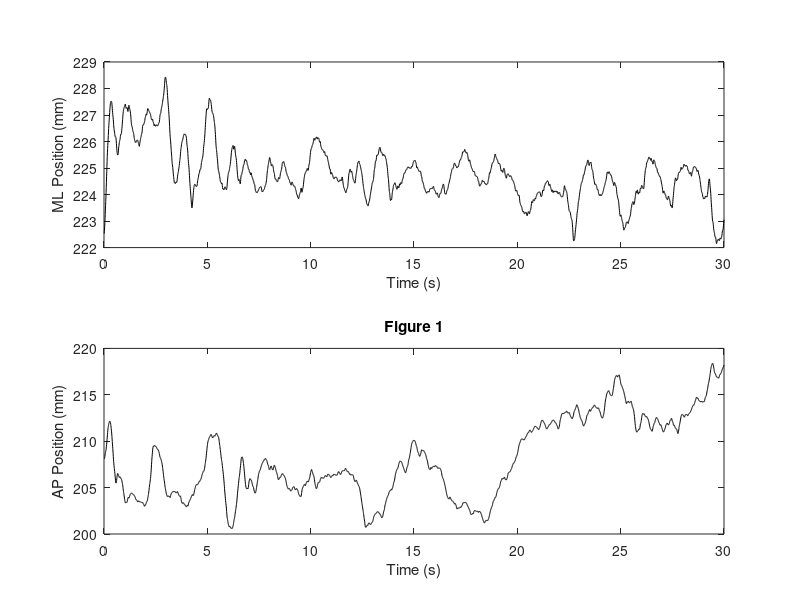
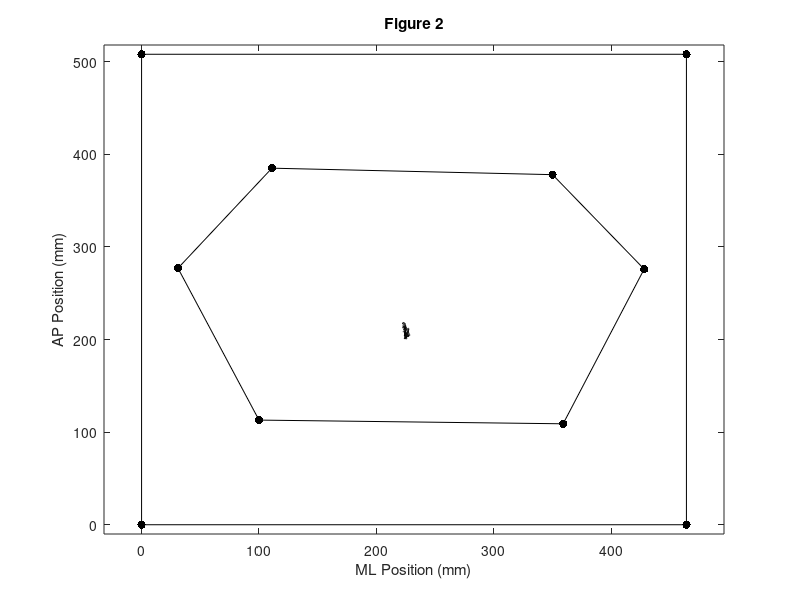

These figures' MATLAB source, in order: (Note: this script raises an error after producing the figures.)
%clear; clc;

%load center-of-pressure and boundary data
load('example_cop.mat');

%CONTENTS OF .MAT FILE ===================================================%
% 30 s of quiet standing collected @ 120 Hz with AMTI OR6-7 Force Platform
% providing the three components of the ground reaction force (Fx, Fy, &
% Fz) and net moment (Mx, My, & Mz).
%
% Center-of-pressure was calculated after filtering the raw forces and
% moments using an 8th order Butterworth, low-pass filter with a cutoff
% frequency of 20 Hz. The force plate dimensions are 464 mm (width) x 508
% mm (length). The force plate origin is located at the bottom right hand
% corner with positive x and y axes extending to the right and forward,
% respectively. Thus, all CoP coordinates are positive and bounded on the
% intervals [0,464] and [0,508] in the ML and AP directions, respectively. 
% 
% For this example the anatomical landmarks selected to define the
% base-of-support were the 2nd phalanx of the Hallux, 5th metatarsal, and
% the most dorsal point of the calcaneus for each foot.
%
% Variables
%   cop_x - center-of-pressure coordinate in the ML direction
%   cop_y - center-of-pressure coordinate in the Ap direction
%   time - time series with dt = 1/samp_rate = 1/120
%   bound_pts - coordinates for the landmarks selected to define the 
%               boundaries of the base-of-support (column 1 = x coordinate,
%               column 2 = y coordinate). The landmarks are in the following
%               order: right toe, right m5, right heel, left heel, left m5,
%               and left toe. ** BOUNDARY LANDMARKS MUST BE ORGANIZED IN
%               CLOCKWISE FASHION, BUT MAY START WITH ANY LANDMARK.
%   fp_pts - coordinates of the corners of the force platform starting with
%            at the top right and moving clockwise (column 1 = x coordinate,
%            column 2 = y coordinate).
% ========================================================================%

%produce plots of the center-ofpressure ==================================%
figure('Color', 'white');
subplot(2,1,1);
plot(time, cop_x, 'k'); %plot ML CoP
xlabel('Time (s)');
ylabel('ML Position (mm)');

subplot(2,1,2);
plot(time, cop_y, 'k'); %plot AP CoP
xlabel('Time (s)');
ylabel('AP Position (mm)');
title('Figure 1');

x_fp = [fp_pts(:,1); fp_pts(1,1)]; %x coordinates to produce force plate outline
y_fp = [fp_pts(:,2); fp_pts(1,2)]; %y coordinates to produce force plate outline

x_bos = [bound_pts(:,1); bound_pts(1,1)]; %x coordinates to produce base-of-support outline
y_bos = [bound_pts(:,2); bound_pts(1,2)]; %y cooridnates to produce base-of-support outline 

figure('Color', 'white');
plot(cop_x, cop_y, 'k'); %plot CoPx versus CoPy
hold on;
plot(x_fp, y_fp, 'k'); %plot force plate outline
scatter(fp_pts(:,1), fp_pts(:,2), 'k', 'filled'); %plot force plate corners
plot(x_bos, y_bos, 'k'); %plot base-of-support outline
scatter(bound_pts(:,1), bound_pts(:,2), 'k', 'filled'); %plot base-of-support corners
hold off;
xlabel('ML Position (mm)');
ylabel('AP Position (mm)');
%axis([(fp_pts(2,1) - 32) (fp_pts(3,1) + 32) (fp_pts(3,2) - 10) (fp_pts(1,2) + 10)]); %square axes
axis([(fp_pts(3,1) - 32) (fp_pts(2,1) + 32) (fp_pts(3,2) - 10) (fp_pts(1,2) + 10)]); %square axes
title('Figure 2');

%Calculate Time-to-Contact ===============================================%

bound_labels = {'F','FR','BR','B','BL','FL'}; %labels for boundaries

samp_rate = 1600; %sampling rate in Hz

method = 1; %1 = Riccio, 2 = Slobounov, 3 = Jerk 

%compute TtC
[ttc, bound_ttc, bound_perc] = timetocontact(cop_x, cop_y, 1/samp_rate, bound_pts, method, bound_labels );

%plot subset of virtual trajectories to check that method is working
ttc_trajectplot(cop_x, cop_y, 1/samp_rate, x_bos, y_bos, ttc, method);

%Plot TtC within base of support
figure('color', 'white');
plot3(cop_x,cop_y,ttc,'k');
grid on;
hold on;
plot3(x_bos, y_bos, zeros(length(x_bos),1),'k');
scatter3(x_bos,y_bos,zeros(length(x_bos),1), 'k','filled');
plot3(x_fp, y_fp, zeros(length(x_fp),1),'k');
scatter3(x_fp,y_fp,zeros(length(x_fp),1), 'k','filled');
set(gca, 'ZTickLabel', num2str(get(gca,'ZTick')','%.1f'));
xlabel('ML CoP (mm)');
ylabel('AP CoP (mm)');
zlabel('Time-to-Contact (s)');
axis([(fp_pts(3,1) - 32) (fp_pts(1,1) + 32) (fp_pts(3,2) - 10) (fp_pts(1,2) + 10)]); %square axes
title('Figure 3');

%Plot TtC time series
figure('color','white');
plot(time, ttc, 'k');
xlabel('Time (s)');
ylabel('Time-To-Contact (s)');
title('Figure 4');

%Plot TtC histogram with log normal fit
fitparm = lognfit(ttc);
logpdf = lognpdf([0:.01:max(ttc)]',fitparm(1),fitparm(2));

figure('color','white');
histogram(ttc,'Normalization','pdf','FaceColor',[50/255 50/255 50/255],'EdgeColor',[0/255 0/255 0/255]);
hold on;
plot([0:.01:max(ttc)]',logpdf,'r');
xlabel('Time-to-Contact (s)');
ylabel('Probability Density');
title('Figure 5');

%Compute TtC to each boundary
[ mean_ttc, med_ttc, min_ttc ] = ttc_bound( bound_ttc, 50, method, bound_labels );



